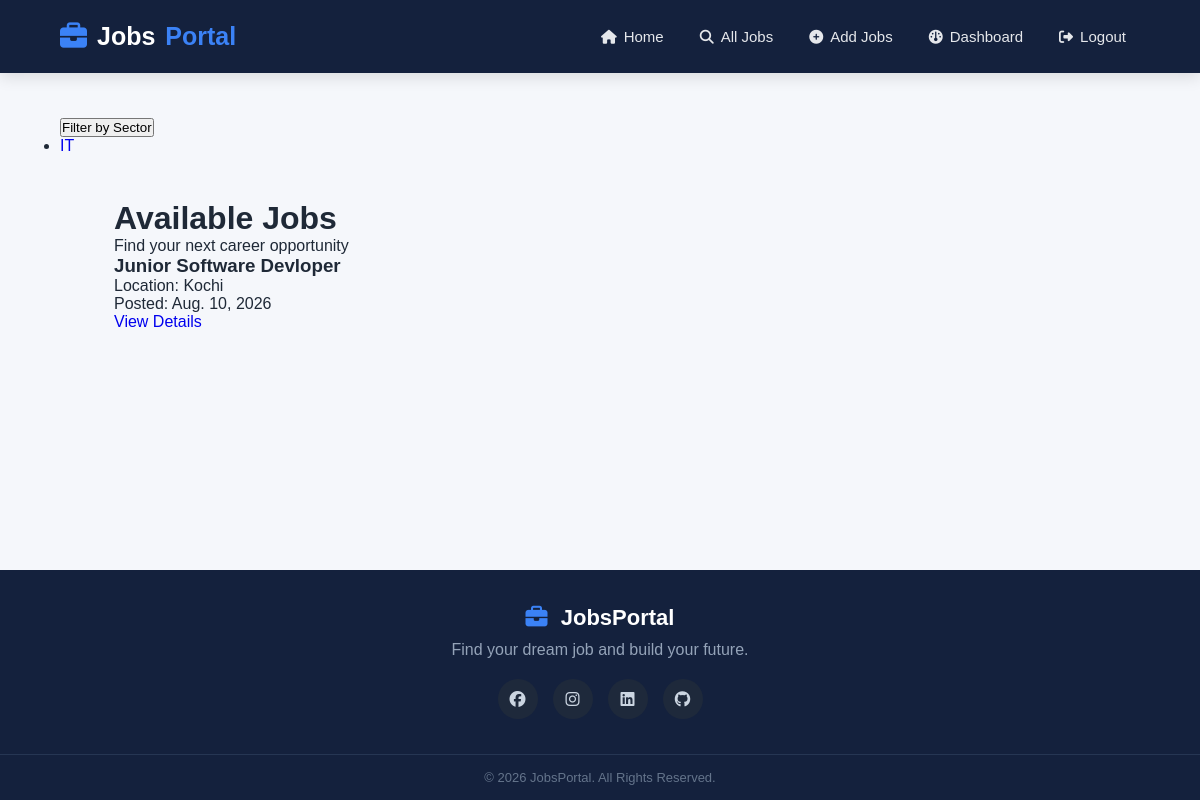
/all-jobs (signed in), run on an earlier commit of the app's database.
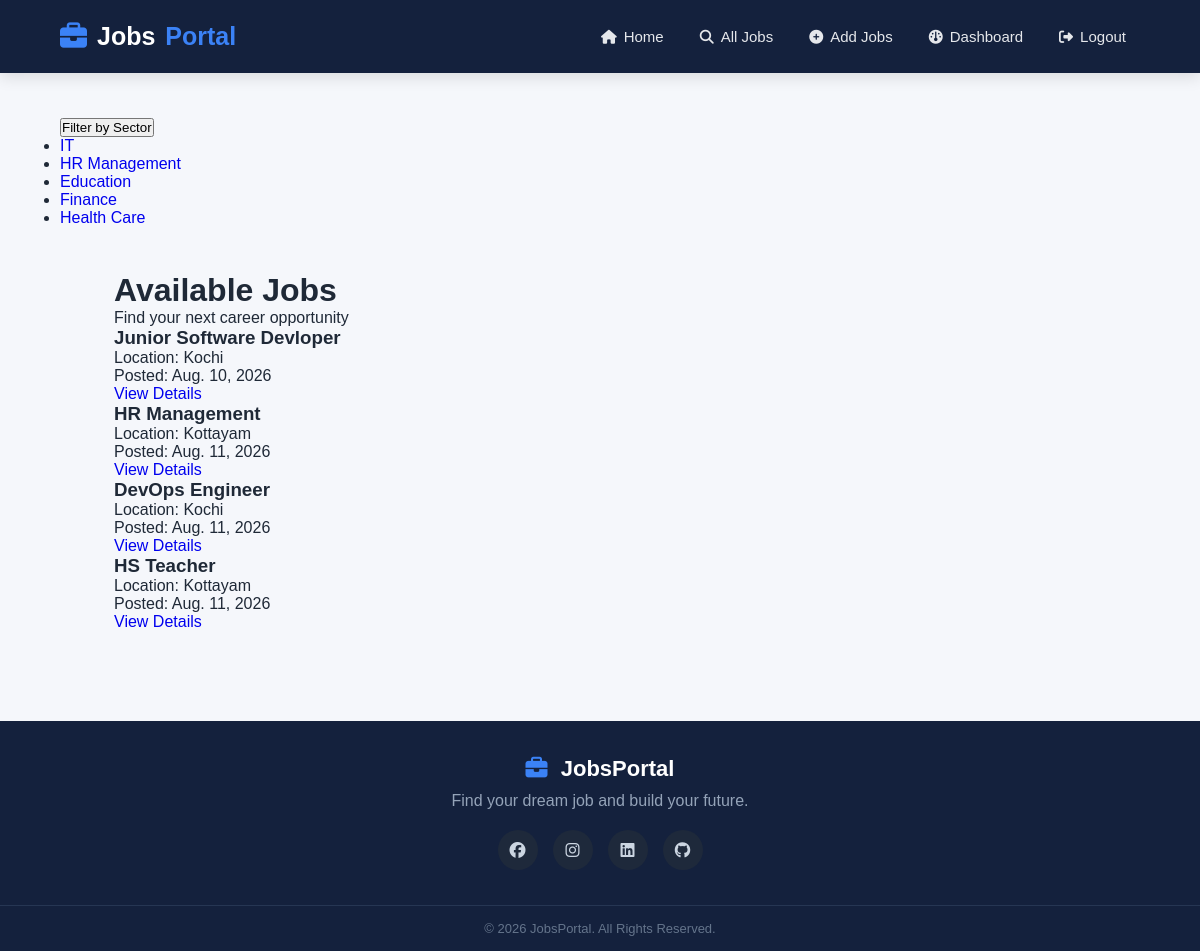
And on a later commit of the database.
### jobs/models.py (models this page shows, shortened)
class Sectors(models.Model):
    name=models.CharField(max_length=50)

class Jobs(models.Model):
    title=models.CharField(max_length=100)
    sector=models.ForeignKey(Sectors,on_delete=models.CASCADE)
    company=models.ForeignKey(Company,on_delete=models.CASCADE)
    location=models.CharField(max_length=50)
    description=models.TextField()
    salary=models.CharField(max_length=50)
    post_date=models.DateField(auto_now_add=True)
    slug=models.SlugField(blank=True)
    is_active=models.BooleanField(default=True)

### jobs/views.py (the view)
# urls.py: path("all-jobs",views.allJobs,name="all_jobs"),
@login_required
def allJobs(request,sector=None):
    if sector:
        job_posts=Jobs.objects.filter(sector__id=sector)
    else:
        job_posts=Jobs.objects.all()
    return render(request,"all-jobs.html",{'jobs':job_posts})

### jobs/context_processors.py (called while the page is built)
def allSectors(request):
    all_sectors=Sectors.objects.all()
    return dict(sectors=all_sectors)

### templates/all-jobs.html (shortened to what this page needs)
{% extends 'base.html' %}
{% block content %}
<nav>
    <div>
        <button type="button" data-bs-toggle="dropdown" aria-expanded="false">
            Filter by Sector
        </button>
        <ul>
            {% for sector in sectors %}
            <li><a href="{% url 'jobs_by_category' sector.id %}">{{ sector.name }}</a></li>
            {% endfor %}
        </ul>
    </div>
</nav>
<main>
    <div>
        <h1>Available Jobs</h1>
        <p>Find your next career opportunity</p>
    </div>
    <section>
        {% if jobs %}
        <div>
            {% for job in jobs %}
            <div>
                <h3>{{ job.title }}</h3>
                <div>
                    <span>Location:</span>
                    <span>{{ job.location }}</span>
                </div>
                <div>
                    <span>Posted:</span>
                    <span>{{ job.post_date }}</span>
                </div>
                <div>
                    <a href="{% url 'job_detail' job.id %}">View Details</a>
                </div>
            </div>
            {% endfor %}
        </div>
        {% else %}
        <div>
            <h3>No Jobs Found</h3>
            <p>Sorry, there are currently no jobs available.</p>
            <a href="{% url 'all_jobs' %}">View All Jobs</a>
        </div>
        {% endif %}
    </section>
</main>
{% endblock %}

### templates/base.html (shortened to what this page needs)
{% load static %}
<!DOCTYPE html>
<html lang="en">
<head>
    <link rel="stylesheet"
          href="https://cdnjs.cloudflare.com/ajax/libs/font-awesome/6.7.2/css/all.min.css">
    <link rel="stylesheet" href="{% static 'css/styles.css' %}">
</head>
<body>
    <nav class="navbar">
        <div class="nav-container">
            <a href="{% url 'home' %}" class="logo">
                <i class="fa-solid fa-briefcase"></i>
                Jobs<span>Portal</span>
            </a>
            <ul class="nav-links">
                <li>
                    <a href="{% url 'home' %}">
                        <i class="fa-solid fa-house"></i>
                        Home
                    </a>
                </li>
                {% if user.is_authenticated %}
                    <li>
                        <a href="{% url 'all_jobs' %}">
                            <i class="fa-solid fa-magnifying-glass"></i>
                            All Jobs
                        </a>
                    </li>
                    {% if user.is_superuser %}
                        <li>
                            <a href="{% url 'add_jobs' %}">
                                <i class="fa-solid fa-circle-plus"></i>
                                Add Jobs
                            </a>
                        </li>
                    {% endif %}
                    <li>
                        <a href="{% url 'dashboard' %}">
                            <i class="fa-solid fa-gauge"></i>
                            Dashboard
                        </a>
                    </li>
                    <li>
                        <a href="{% url 'logout' %}" class="logout-link">
                            <i class="fa-solid fa-right-from-bracket"></i>
                            Logout
                        </a>
                    </li>
                {% endif %}
            </ul>
        </div>
    </nav>
    <main>
        {% block content %}
        {% endblock %}
    </main>
    <footer>
        <div class="footer-content">
            <div class="footer-logo">
                <i class="fa-solid fa-briefcase"></i>
                JobsPortal
            </div>
            <p>
                Find your dream job and build your future.
            </p>
            <div class="social-icons">
                <a href="#">
                    <i class="fa-brands fa-facebook"></i>
                </a>
                <a href="#">
                    <i class="fa-brands fa-instagram"></i>
                </a>
                <a href="#">
                    <i class="fa-brands fa-linkedin"></i>
                </a>
                <a href="#">
                    <i class="fa-brands fa-github"></i>
                </a>
            </div>
        </div>
        <div class="footer-bottom">
            © 2026 JobsPortal. All Rights Reserved.
        </div>
    </footer>
</body>
</html>

### static/css/styles.css (style rules this page uses)
* { margin: 0; padding: 0; box-sizing: border-box; }
body { font-family: Arial, Helvetica, sans-serif; background: #f5f7fb; color: #1f2937; min-height: 100vh; display: flex; flex-direction: column; }
a { text-decoration: none; }
.navbar { background: #14213d; padding: 18px 60px; box-shadow: 0 4px 15px rgba(0, 0, 0, 0.12); position: sticky; top: 0; z-index: 1000; }
.nav-container { max-width: 1250px; margin: auto; display: flex; align-items: center; justify-content: space-between; }
.logo { color: white; font-size: 25px; font-weight: 700; display: flex; align-items: center; gap: 10px; transition: 0.3s; }
.logo i { font-size: 27px; color: #3b82f6; }
.logo span { color: #3b82f6; }
.nav-links { list-style: none; display: flex; align-items: center; gap: 8px; }
.nav-links li a { color: #e5e7eb; font-size: 15px; font-weight: 500; padding: 10px 14px; border-radius: 8px; display: flex; align-items: center; gap: 7px; transition: all 0.3s ease; }
.nav-links li a i { font-size: 14px; }
main { width: 90%; max-width: 1200px; margin: 45px auto; flex: 1; }
footer { background: #14213d; color: #cbd5e1; margin-top: auto; }
.footer-content { max-width: 1200px; margin: auto; padding: 35px 20px; text-align: center; }
.footer-logo { color: white; font-size: 22px; font-weight: bold; margin-bottom: 10px; }
.footer-logo i { color: #3b82f6; margin-right: 7px; }
.footer-content p { color: #94a3b8; margin-bottom: 20px; }
.social-icons { display: flex; justify-content: center; gap: 15px; }
.social-icons a { width: 40px; height: 40px; border-radius: 50%; background: #1e293b; color: #cbd5e1; display: flex; align-items: center; justify-content: center; transition: 0.3s; }
.footer-bottom { border-top: 1px solid #263653; text-align: center; padding: 15px; color: #64748b; font-size: 13px; }

What changed in the data, as far as the page shows it:
added Sectors: name "HR Management"
added Sectors: name "Education"
added Sectors: name "Finance"
added Sectors: name "Health Care"
added Jobs: title "HR Management", location "Kottayam", post_date "Aug. 11, 2026"
added Jobs: title "DevOps Engineer", location "Kochi", post_date "Aug. 11, 2026"
added Jobs: title "HS Teacher", location "Kottayam", post_date "Aug. 11, 2026"
